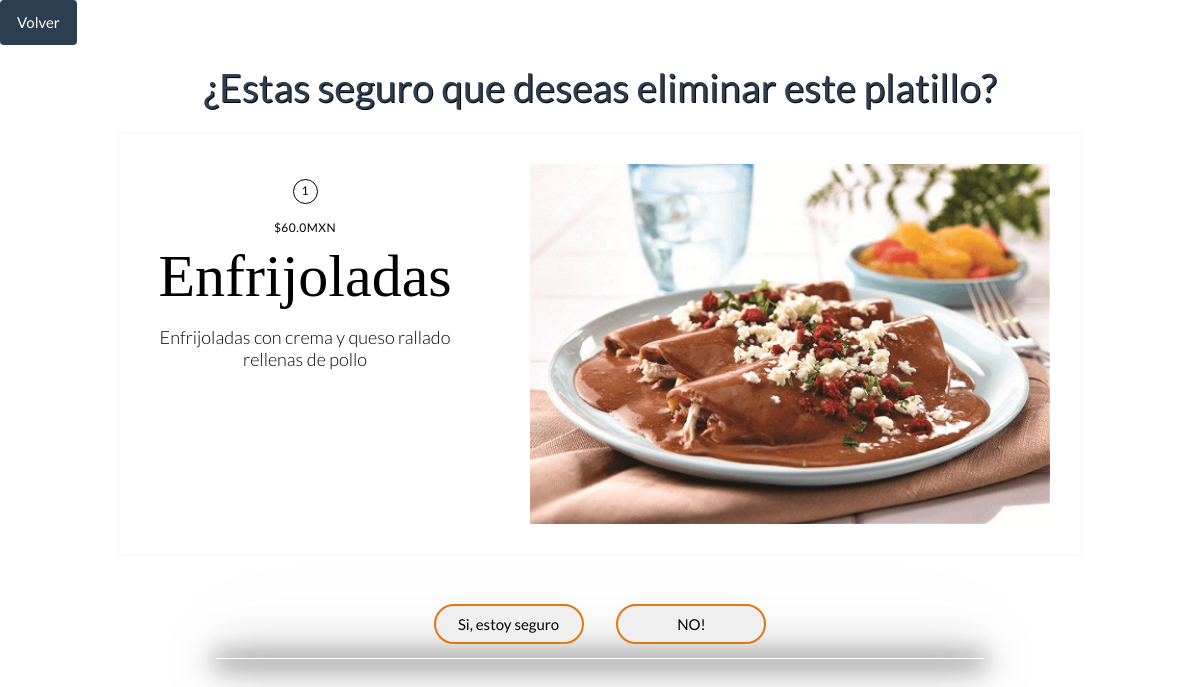
/platillo/eliminar (signed in), run on the app's committed database.
### platillo/models.py (models this page shows, shortened)
class Platillo(models.Model):
    id = models.AutoField(primary_key=True)
    nombre = models.CharField(max_length=200, unique=True)
    descripcion = models.CharField(max_length=500, null=True)
    precio = models.FloatField(null=False, default=0)
    imagen = models.ImageField(null=True, upload_to=directorio_imagen)
    categoria = models.ForeignKey(
        'categoria.Categoria', on_delete=models.CASCADE)
    class Meta:
        db_table = 'platillo'
        verbose_name_plural = "Platillos"

### platillo/urls.py (the view)
    def _inner(request, *args, **kwargs):
        if not request.user.is_superuser:
            raise PermissionDenied
        return function(request, *args, **kwargs)

### platillo/urls.py (called while the page is built)
def superuser_only(function):
    def _inner(request, *args, **kwargs):
        if not request.user.is_superuser:
            raise PermissionDenied
        return function(request, *args, **kwargs)
    return _inner

### platillo/views.py (called while the page is built)
    def get(self, request):
        platillo_original = Platillo.objects.get(pk=request.session.get('id'))
        contexto = {"platillo_original": platillo_original}
        return render(request, self.template, contexto)

### platillo/templates/platillo/eliminar_platillo.html (shortened to what this page needs)
{% load static %}
<link rel="stylesheet" type="text/css" href={% static 'platillo/css/eliminar_platillo.css'%}>
<link rel="stylesheet" href="{% static 'css/bootstrap.min.css' %}">
<body>
<div class="return-btn" style="text-align: start">
        <a class="btn btn-primary" href="../../../platillo/">Volver</a>
</div>
<h1>¿Estas seguro que deseas eliminar este platillo?</h1>
<div class="card-container">
  <div class="card u-clearfix">
    <div class="card-body">
      <span class="card-number card-circle subtle">{{platillo_original.id}}</span>
      <span class="card-author subtle">${{platillo_original.precio}}MXN</span>
      <h2 class="card-title">{{platillo_original.nombre}}</h2>
      <span class="card-description subtle">{{platillo_original.descripcion}}</span>
    </div>
    <img src="{{platillo_original.imagen.url}}" alt="" class="card-media" height="360" width="auto"/>
  </div>
  <form method="POST">
    <input id="btnEliminar" type="submit" value="Si, estoy seguro">
    <a href="{% url 'platillos'%}"><button id="btnSalir" type="button">NO!</button></a>
    </form>
  <div class="card-shadow"></div>
</div><br>
</body>

### platillo/static/platillo/css/eliminar_platillo.css (style rules this page uses)
body { background: url("/static/platillo/img/eliminar.jpg") no-repeat fixed; background-repeat: no-repeat; background-size: 100%; font-family: "Istok Web", sans-serif; text-align: center; color: white; margin: 0px; padding: 0px; }
h1 { margin-top: 30px; background: rgba(255, 255, 255, 0.5); text-shadow: 1px 1px black; }
input { margin-right: 30px; }
#btnSalir { margin-top: 50px; height: 40px; width: 150px; border: solid 2px rgba(228, 118, 15); border-radius: 80px; transition: all 1s ease; transform: scale(1); cursor: pointer; }
#btnEliminar { margin-top: 50px; height: 40px; width: 150px; border: solid 2px rgba(228, 118, 15); border-radius: 80px; transition: all 1s ease; transform: scale(1); cursor: pointer; }
*, *:before, *:after { box-sizing: inherit; }
.u-clearfix:before, .u-clearfix:after { content: " "; display: table; }
.u-clearfix:after { clear: both; }
.u-clearfix { *zoom: 1; }
.subtle { color: black; }
.card-container { margin: 25px auto 0; position: relative; width: 80vw; }
.card { background-color: rgba(255, 255, 255, 0.911); padding: 30px; position: relative; box-shadow: 0 0 5px rgba(75, 75, 75, 0.07); z-index: 1; }
.card-body { display: inline-block; float: left; width: 310px; }
.card-number { margin-top: 15px; }
.card-circle { border: 1px solid black; border-radius: 50%; display: inline-block; line-height: 22px; font-size: 12px; height: 25px; text-align: center; width: 25px; }
.card-author { display: block; font-size: 12px; letter-spacing: 0.5px; margin: 15px 0 0; text-transform: uppercase; }
.card-title { font-family: "Cormorant Garamond", serif; color: black; font-size: 60px; font-weight: 300; line-height: 60px; margin: 10px 0; }
.card-description { display: inline-block; font-weight: 300; line-height: 22px; margin: 10px 0; font-size: larger; }
.card-media { float: right; }
.card-shadow { background-color: #fff; box-shadow: 0 2px 25px 2px rgba(0, 0, 0, 1), 0 2px 50px 2px rgba(0, 0, 0, 1), 0 0 100px 3px rgba(0, 0, 0, 0.25); height: 1px; margin: -1px auto 0; width: 80%; z-index: -1; }

### data on the page
Platillo: id "1", precio "60.0", nombre "Enfrijoladas", descripcion "Enfrijoladas con crema y queso rallado rellenas de pollo", imagen (picture)
